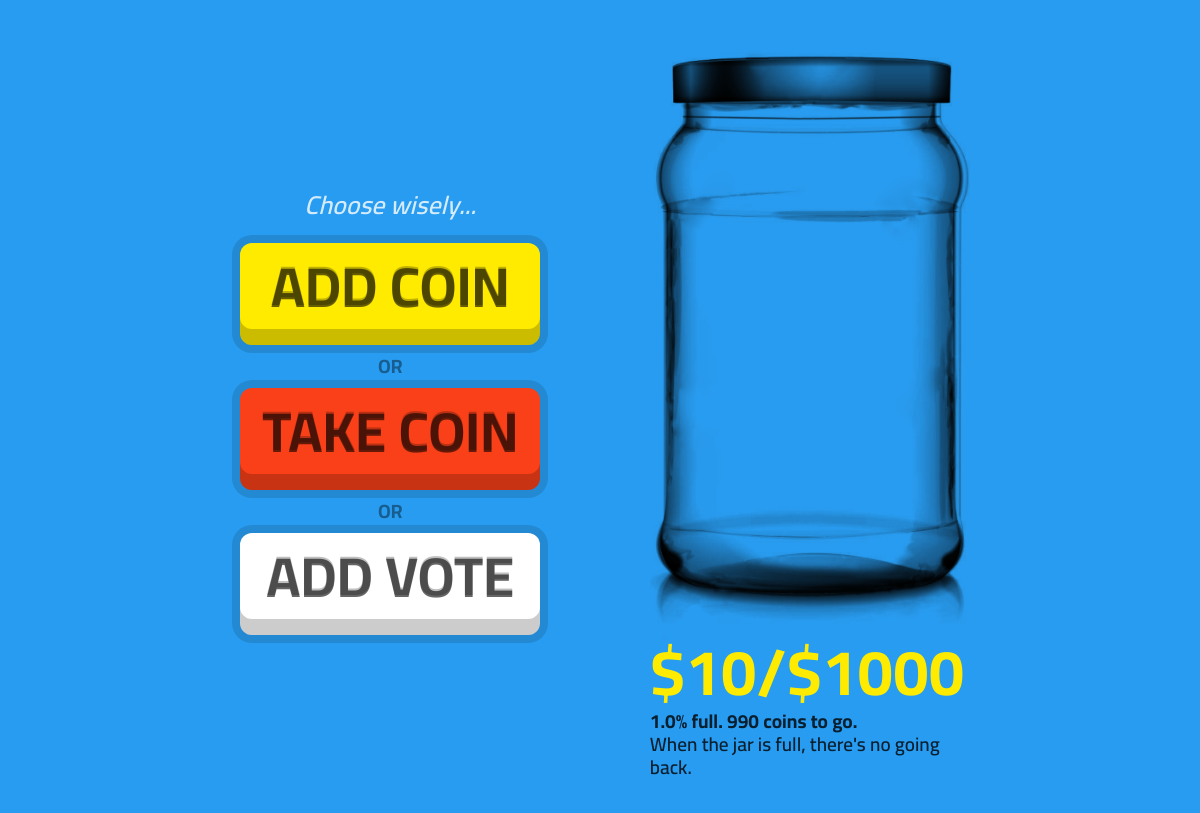
The page /jar on the database as committed earlier.
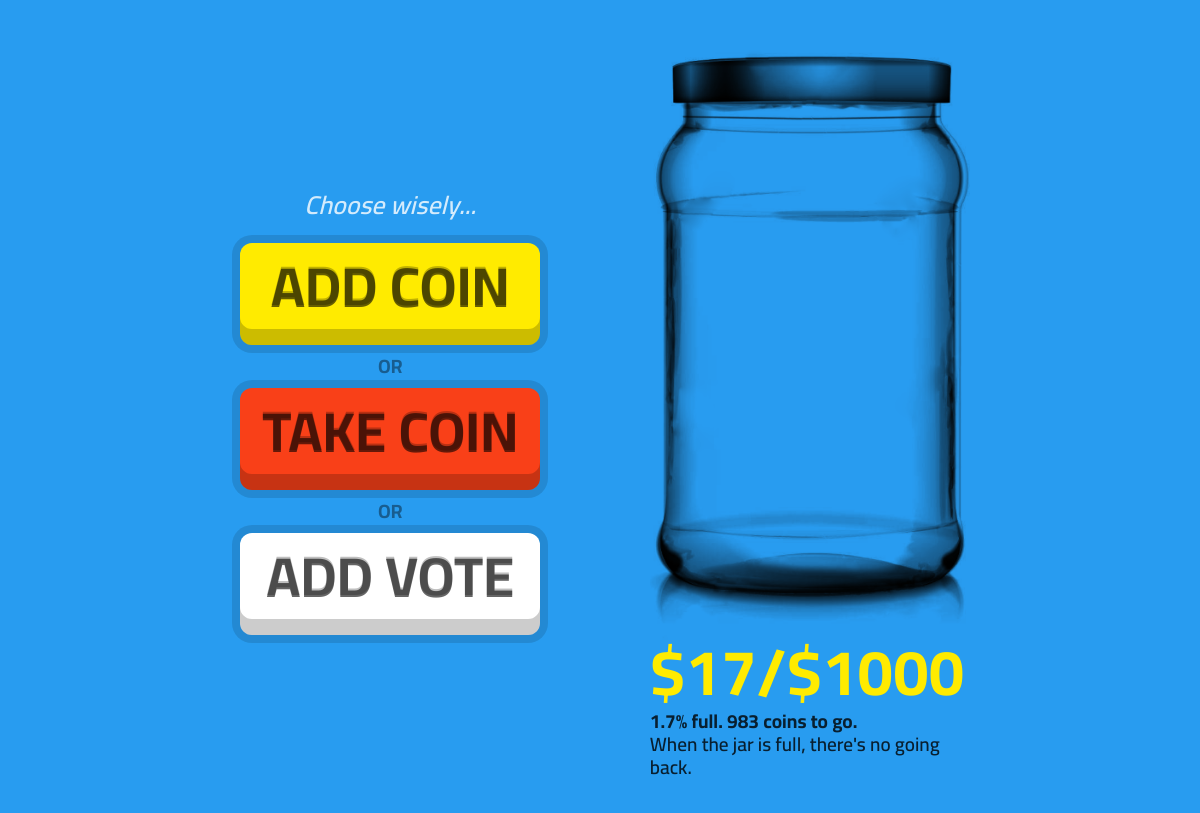
The same page on the database as committed later.
### tables this page shows
CREATE TABLE jars (
id INTEGER PRIMARY KEY,
coins INTEGER,
capacity INTEGER,
is_frozen BOOLEAN DEFAULT false,
votes INTEGER
);

### run.py (the view)
@app.route('/jar')
def jar():
    db = sqlite3.connect(DBFILE)
    cur = db.execute('SELECT * FROM jars WHERE id=1')
    stats = cur.fetchone()
    return(render_template(
        'jar.html',
        coins=stats[1],
        capacity=stats[2],
        percent=round((stats[1]/stats[2]) * 100, 2),
        has_visited=check_ip() # Check if user has visited before, if so send that to template
    ))

### run.py (called while the page is built)
def check_ip():
    db = sqlite3.connect(DBFILE)
    user_ip = request.remote_addr
    cur = db.execute('SELECT count(*) FROM voters WHERE ip_address=?', (user_ip,)) # Check if user's ip is in database
    user_check = cur.fetchone()[0] # State of query
    db.close()
    return user_check

### templates/jar.html (shortened to what this page needs)
{% extends 'base.html' %}
{% block content %}
	<div class="wrapper wrapper-jar">
		<div class="column col-buttons">
			{% if has_visited==0 %}
			<span class="precaution">Choose wisely...</span>
			<form class="form-btns" action="{{ url_for('confirm') }}" method="POST">
				<input type="submit" name="action" class="btn" value="add coin">
				<div class="btn-divider">OR</div>
				<input type="submit" name="action" class="btn btn-take" value="take coin">
				<div class="btn-divider">OR</div>
			</form>
			<button class="btn btn-vote">add vote</button>
			{% else %}
			<p class="error">Sorry, you have already made your decision. Either that, or someone else on your network has.</p>
			{% endif %}
		</div>
		<div class="column col-jar">
			<div class="jar"></div>
			<div class="stats">
				<div class="main">${{ coins }}/${{ capacity }}</div>
				<div class="sub"><strong>{{ percent }}&percnt; full. {{ capacity-coins }} coins to go. </strong><br />When the jar is full, there's no going back.</div>
			</div>
		</div>
	</div>
{% endblock %}

### templates/base.html (shortened to what this page needs)
<!DOCTYPE html>
<html lang="en">
<head>
	<link rel="stylesheet" href="{{ url_for('static', filename='style.css') }}" />
</head>
<body>
	{% block content %}{% endblock %}
</body>
</html>

### static/style.css (style rules this page uses)
:root { --blue: #289CF0; --yellow: #FFEB00; --red: #F94018; --grey: rgba(10, 40, 61, 0.888); }
* { margin: 0; padding: 0; box-sizing: border-box; }
body { font-family: 'Cairo', sans-serif; background: var(--blue); }
.wrapper { margin: 0 auto; max-width: 380px; text-align: center; }
.column { display: inline-block; width: 320px; vertical-align: middle; margin: 20px 0; }
.col-jar { text-align: left; background: var(--blue); }
.precaution { color: rgba(255, 255, 255, 0.8); font-weight: 600; font-size: 1.6em; line-height: 2em; font-style: italic; }
.btn-divider { color: rgba(0, 0, 0, 0.4); font-weight: 700; font-size: 1.2em; line-height: 1em; }
.btn { box-sizing: content-box; width: 300px; height: 84px; margin: 12px 0; padding: 2px 0 16px 0; border-radius: 12px; border: none; background: var(--yellow); box-shadow: inset 0px -16px 0px rgba(0, 0, 0, 0.2), 0px 0px 0px 8px rgba(0, 0, 0, 0.12); text-transform: uppercase; font-family: inherit; font-weight: 700; font-size: 3.5em; line-height: 0em; color: rgba(0, 0, 0, 0.6); text-shadow: 0px -2px 0px rgba(0, 0, 0, 0.25); transition: box-shadow .1s, padding .1s, margin .1s; }
.btn-take { background: var(--red); }
.btn-vote { background: white; }
.jar { background: url(jar.png); background-size: 100%; padding-top: 185%; mix-blend-mode: multiply; }
.stats .main { font-weight: 700; font-size: 4em; line-height: 1em; color: var(--yellow); }
.stats .sub { color: rgba(0, 0, 0, 0.8); font-weight: 600; font-size: 1.2em; line-height: 1.2em; margin-top: 6px; }
@media only screen and (min-width: 800px) { .wrapper-jar { max-width: 100%; } }
@media only screen and (min-width: 800px) { .column { margin: 4%; } }

Rows that differ between the two databases and show on the page:
changed jars: capacity-coins "990" → "983"
Other text that changed with them:
{{ coins }}: "10" → "17"
{{ percent }}: "1.0" → "1.7"
